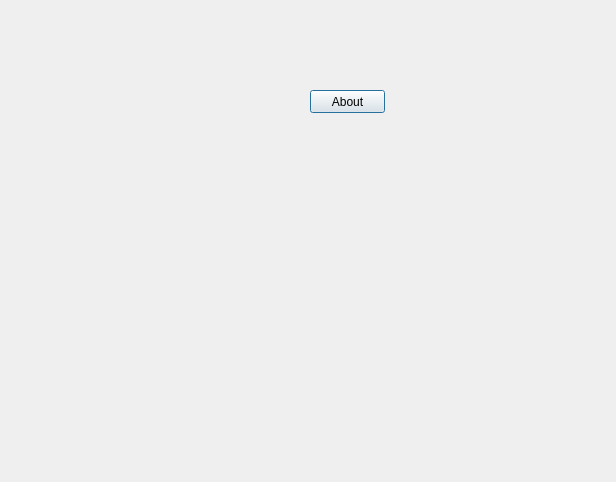
<?xml version="1.0" encoding="UTF-8"?>
<ui version="4.0">
 <class>Dialog</class>
 <widget class="QDialog" name="Dialog">
  <property name="geometry">
   <rect>
    <x>0</x>
    <y>0</y>
    <width>616</width>
    <height>482</height>
   </rect>
  </property>
  <property name="minimumSize">
   <size>
    <width>616</width>
    <height>482</height>
   </size>
  </property>
  <property name="maximumSize">
   <size>
    <width>616</width>
    <height>482</height>
   </size>
  </property>
  <property name="windowTitle">
   <string>Dialog</string>
  </property>
  <property name="modal">
   <bool>false</bool>
  </property>
  <widget class="QPushButton" name="aboutButton">
   <property name="geometry">
    <rect>
     <x>310</x>
     <y>90</y>
     <width>75</width>
     <height>23</height>
    </rect>
   </property>
   <property name="text">
    <string>About</string>
   </property>
  </widget>
 </widget>
 <resources>
  <include location="resources.qrc"/>
 </resources>
 <connections/>
</ui>
